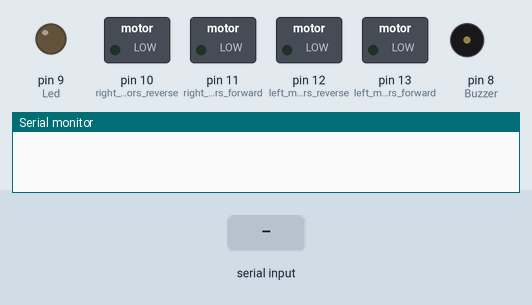
This sketch was run on a simulated Arduino Uno, built with avr-gcc and run on an emulated ATmega328P. Parts: switched loads named in the sketch (green lamp = pin HIGH), output pins drawn as LEDs (lit = HIGH), buzzer (waves = sounding), the last lines printed to the serial monitor. The test bench sets the inputs (shaded band).

Above: at 1.7 s.
1.8 s: "F" received over Serial
At 3.0 s:
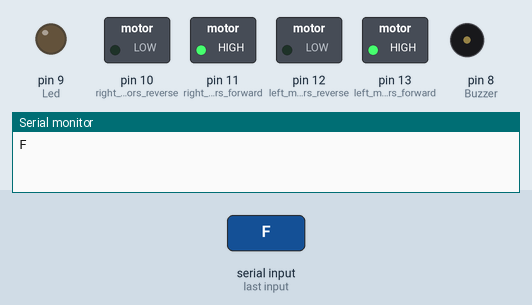
3.3 s: "B" received over Serial
At 4.2 s:
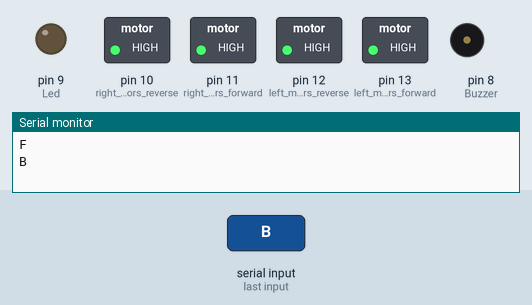
4.8 s: "W" received over Serial
At 5.4 s:
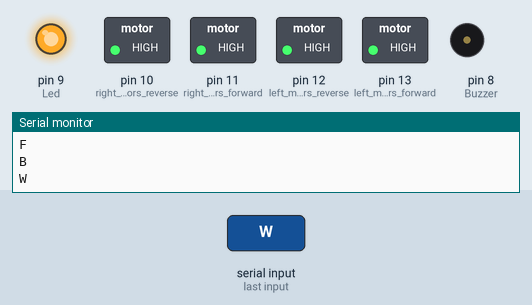
6.3 s: "V" received over Serial
At 7.5 s:
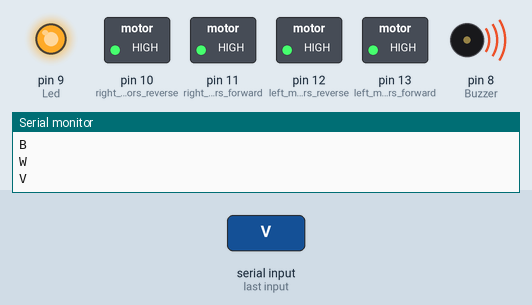
7.8 s: "w" received over Serial
At 8.9 s:
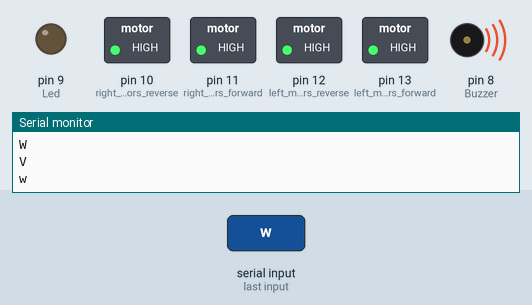
9.3 s: "S" received over Serial
At 10.0 s:
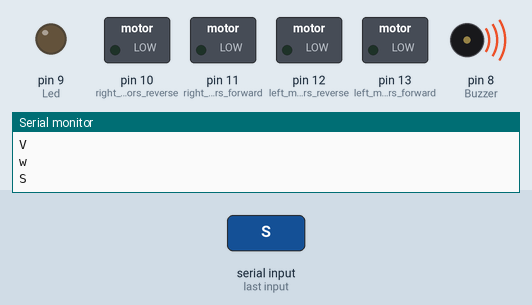
Timing chart, 0 to 11.8 s (numbered marks = the images above; inputs shaded):
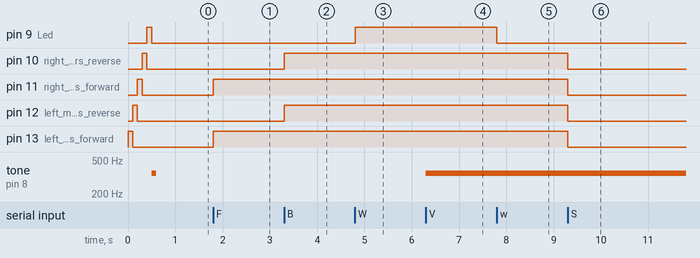

The sketch:

RC_Car.ino
```cpp
char t;

void setup() {
  pinMode(13,OUTPUT); //left motors forward
  pinMode(12,OUTPUT); //left motors reverse
  pinMode(11,OUTPUT); //right motors forward
  pinMode(10,OUTPUT); //right motors reverse
  pinMode(9,OUTPUT);  //Led
  pinMode(8,OUTPUT);  //Buzzer
  test();
  Serial.begin(9600);
  }
void test () {
  digitalWrite(13,HIGH);
  delay(100);
  digitalWrite(13,LOW);
  digitalWrite(12,HIGH);
  delay(100);
  digitalWrite(12,LOW);
  digitalWrite(11,HIGH);
  delay(100);
  digitalWrite(11,LOW);
  digitalWrite(10,HIGH);
  delay(100);
  digitalWrite(10,LOW);
  digitalWrite(9,HIGH);
  delay(100);
  digitalWrite(9,LOW);
  tone(8, 350, 100);
  }
void loop() {
  if(Serial.available()){
    t = Serial.read();
    Serial.println(t);
    }
  if(t == 'F'){ //move forward(all motors rotate in forward direction)
    digitalWrite(13,HIGH);
    digitalWrite(11,HIGH);
    }
    else if(t == 'B'){ //move reverse (all motors rotate in reverse direction)
      digitalWrite(12,HIGH);
      digitalWrite(10,HIGH);
      } else if(t == 'L'){ //turn right (left side motors rotate in forward direction, right side motors doesn't rotate)
        digitalWrite(11,HIGH);
        } else if(t == 'R'){ //turn left (right side motors rotate in forward direction, left side motors doesn't rotate)
          digitalWrite(13,HIGH);
          } else if(t == 'W'){ //turn led on or off)
            digitalWrite(9,HIGH);
            } else if(t == 'w'){
              digitalWrite(9,LOW);
              }  else if(t == 'V'){ //turn buzzer on or off)
                tone(8,350);
                } else if(t == 'v'){
                  noTone(8);
                  } else if(t == 'S'){ //STOP (all motors stop)
                    digitalWrite(13,LOW);
                    digitalWrite(12,LOW);
                    digitalWrite(11,LOW);
                    digitalWrite(10,LOW);
                    }
                //delay(100);
}
```

Measured:
- after the input at 1.8 s, pin 11 (right_motors_forward), pin 13 (left_motors_forward): LOW → HIGH at once
- after the input at 3.3 s, pin 10 (right_motors_reverse), pin 12 (left_motors_reverse): LOW → HIGH at once
- after the input at 4.8 s, pin 9 (Led): LOW → HIGH at once
- after the input at 6.3 s, tone on pin 8 (Buzzer): silent → 350 Hz at once
- after the input at 7.8 s, pin 9 (Led): HIGH → LOW at once
- after the input at 9.3 s, pin 10 (right_motors_reverse), pin 11 (right_motors_forward), pin 12 (left_motors_reverse), pin 13 (left_motors_forward): HIGH → LOW at once
